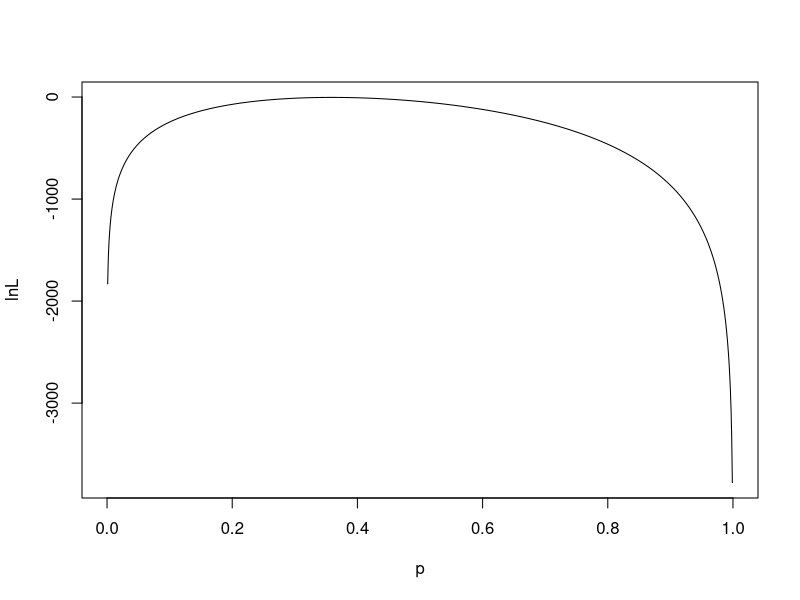

Source code (R):
## ---- chunk 1
p <- seq(0, 1.0, by=0.001)
length(p)
## ---- chunk 2
lnL <- dbinom(359, 1000, p, log=TRUE)
length(lnL)
## ---- chunk 3
plot(p, lnL, type = 'l')
## ---- chunk 4
lnL_func <- data.frame(p, lnL)
## ---- chunk 5
subset(lnL_func, lnL==max(lnL))
## ---- chunk 6
ci_interval <- subset(lnL_func, lnL>=max(lnL)-1.92)
## ---- chunk 7
min(ci_interval$p)
max(ci_interval$p)
